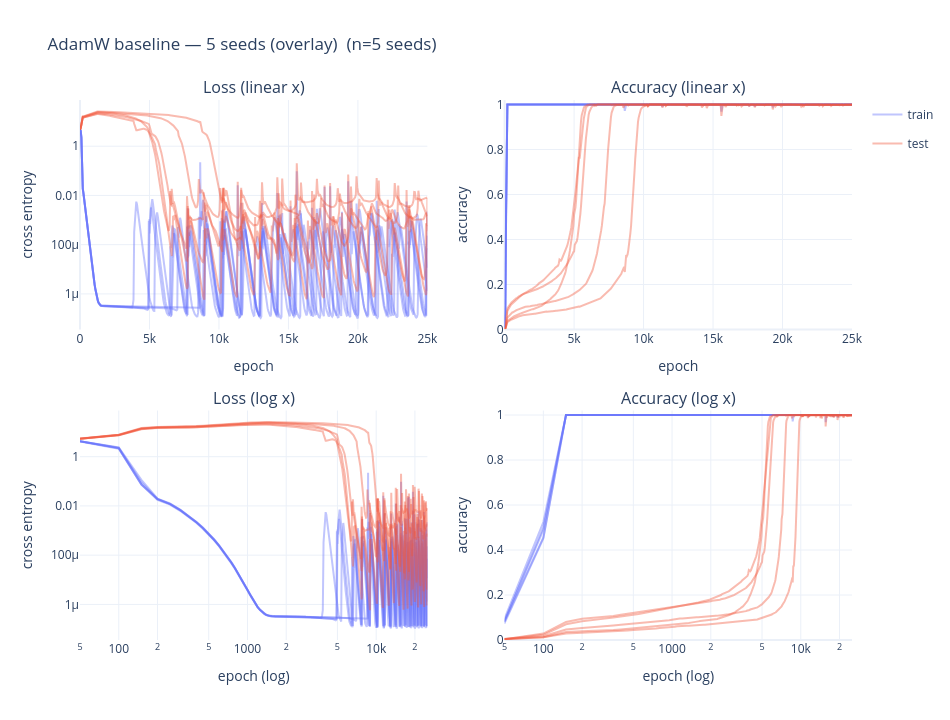

Write notebook code for a chart like this one.
### Code cell
plots.plot_seeds_overlay(results, title="AdamW baseline — 5 seeds (overlay)")

### Figure 1 — Plotly figure (JSON) as saved in the notebook; plotly's stock layout.template omitted (floating-point values rounded to 4 significant figures; data arrays with more than 128 entries replaced by an {"elided": "..."} marker saying what was removed)
{"data": [{"hovertext": "seed 0", "legendgroup": "train", "line": {"color": "#636EFA"}, "mode": "lines", "name": "train", "opacity": 0.4, "showlegend": true, "type": "scatter", "x": {"elided": "501 int values"}, "xaxis": "x", "y": {"elided": "501 float values"}, "yaxis": "y"}, {"hovertext": "seed 1", "legendgroup": "train", "line": {"color": "#636EFA"}, "mode": "lines", "name": "train", "opacity": 0.4, "showlegend": false, "type": "scatter", "x": {"elided": "501 int values"}, "xaxis": "x", "y": {"elided": "501 float values"}, "yaxis": "y"}, {"hovertext": "seed 2", "legendgroup": "train", "line": {"color": "#636EFA"}, "mode": "lines", "name": "train", "opacity": 0.4, "showlegend": false, "type": "scatter", "x": {"elided": "501 int values"}, "xaxis": "x", "y": {"elided": "501 float values"}, "yaxis": "y"}, {"hovertext": "seed 3", "legendgroup": "train", "line": {"color": "#636EFA"}, "mode": "lines", "name": "train", "opacity": 0.4, "showlegend": false, "type": "scatter", "x": {"elided": "501 int values"}, "xaxis": "x", "y": {"elided": "501 float values"}, "yaxis": "y"}, {"hovertext": "seed 4", "legendgroup": "train", "line": {"color": "#636EFA"}, "mode": "lines", "name": "train", "opacity": 0.4, "showlegend": false, "type": "scatter", "x": {"elided": "501 int values"}, "xaxis": "x", "y": {"elided": "501 float values"}, "yaxis": "y"}, {"hovertext": "seed 0", "legendgroup": "test", "line": {"color": "#EF553B"}, "mode": "lines", "name": "test", "opacity": 0.4, "showlegend": true, "type": "scatter", "x": {"elided": "501 int values"}, "xaxis": "x", "y": {"elided": "501 float values"}, "yaxis": "y"}, {"hovertext": "seed 1", "legendgroup": "test", "line": {"color": "#EF553B"}, "mode": "lines", "name": "test", "opacity": 0.4, "showlegend": false, "type": "scatter", "x": {"elided": "501 int values"}, "xaxis": "x", "y": {"elided": "501 float values"}, "yaxis": "y"}, {"hovertext": "seed 2", "legendgroup": "test", "line": {"color": "#EF553B"}, "mode": "lines", "name": "test", "opacity": 0.4, "showlegend": false, "type": "scatter", "x": {"elided": "501 int values"}, "xaxis": "x", "y": {"elided": "501 float values"}, "yaxis": "y"}, {"hovertext": "seed 3", "legendgroup": "test", "line": {"color": "#EF553B"}, "mode": "lines", "name": "test", "opacity": 0.4, "showlegend": false, "type": "scatter", "x": {"elided": "501 int values"}, "xaxis": "x", "y": {"elided": "501 float values"}, "yaxis": "y"}, {"hovertext": "seed 4", "legendgroup": "test", "line": {"color": "#EF553B"}, "mode": "lines", "name": "test", "opacity": 0.4, "showlegend": false, "type": "scatter", "x": {"elided": "501 int values"}, "xaxis": "x", "y": {"elided": "501 float values"}, "yaxis": "y"}, {"hovertext": "seed 0", "legendgroup": "train", "line": {"color": "#636EFA"}, "mode": "lines", "name": "train", "opacity": 0.4, "showlegend": false, "type": "scatter", "x": {"elided": "501 int values"}, "xaxis": "x2", "y": {"elided": "501 float values"}, "yaxis": "y2"}, {"hovertext": "seed 1", "legendgroup": "train", "line": {"color": "#636EFA"}, "mode": "lines", "name": "train", "opacity": 0.4, "showlegend": false, "type": "scatter", "x": {"elided": "501 int values"}, "xaxis": "x2", "y": {"elided": "501 float values"}, "yaxis": "y2"}, {"hovertext": "seed 2", "legendgroup": "train", "line": {"color": "#636EFA"}, "mode": "lines", "name": "train", "opacity": 0.4, "showlegend": false, "type": "scatter", "x": {"elided": "501 int values"}, "xaxis": "x2", "y": {"elided": "501 float values"}, "yaxis": "y2"}, {"hovertext": "seed 3", "legendgroup": "train", "line": {"color": "#636EFA"}, "mode": "lines", "name": "train", "opacity": 0.4, "showlegend": false, "type": "scatter", "x": {"elided": "501 int values"}, "xaxis": "x2", "y": {"elided": "501 float values"}, "yaxis": "y2"}, {"hovertext": "seed 4", "legendgroup": "train", "line": {"color": "#636EFA"}, "mode": "lines", "name": "train", "opacity": 0.4, "showlegend": false, "type": "scatter", "x": {"elided": "501 int values"}, "xaxis": "x2", "y": {"elided": "501 float values"}, "yaxis": "y2"}, {"hovertext": "seed 0", "legendgroup": "test", "line": {"color": "#EF553B"}, "mode": "lines", "name": "test", "opacity": 0.4, "showlegend": false, "type": "scatter", "x": {"elided": "501 int values"}, "xaxis": "x2", "y": {"elided": "501 float values"}, "yaxis": "y2"}, {"hovertext": "seed 1", "legendgroup": "test", "line": {"color": "#EF553B"}, "mode": "lines", "name": "test", "opacity": 0.4, "showlegend": false, "type": "scatter", "x": {"elided": "501 int values"}, "xaxis": "x2", "y": {"elided": "501 float values"}, "yaxis": "y2"}, {"hovertext": "seed 2", "legendgroup": "test", "line": {"color": "#EF553B"}, "mode": "lines", "name": "test", "opacity": 0.4, "showlegend": false, "type": "scatter", "x": {"elided": "501 int values"}, "xaxis": "x2", "y": {"elided": "501 float values"}, "yaxis": "y2"}, {"hovertext": "seed 3", "legendgroup": "test", "line": {"color": "#EF553B"}, "mode": "lines", "name": "test", "opacity": 0.4, "showlegend": false, "type": "scatter", "x": {"elided": "501 int values"}, "xaxis": "x2", "y": {"elided": "501 float values"}, "yaxis": "y2"}, {"hovertext": "seed 4", "legendgroup": "test", "line": {"color": "#EF553B"}, "mode": "lines", "name": "test", "opacity": 0.4, "showlegend": false, "type": "scatter", "x": {"elided": "501 int values"}, "xaxis": "x2", "y": {"elided": "501 float values"}, "yaxis": "y2"}, {"hovertext": "seed 0", "legendgroup": "train", "line": {"color": "#636EFA"}, "mode": "lines", "name": "train", "opacity": 0.4, "showlegend": false, "type": "scatter", "x": {"elided": "501 int values"}, "xaxis": "x3", "y": {"elided": "501 float values"}, "yaxis": "y3"}, {"hovertext": "seed 1", "legendgroup": "train", "line": {"color": "#636EFA"}, "mode": "lines", "name": "train", "opacity": 0.4, "showlegend": false, "type": "scatter", "x": {"elided": "501 int values"}, "xaxis": "x3", "y": {"elided": "501 float values"}, "yaxis": "y3"}, {"hovertext": "seed 2", "legendgroup": "train", "line": {"color": "#636EFA"}, "mode": "lines", "name": "train", "opacity": 0.4, "showlegend": false, "type": "scatter", "x": {"elided": "501 int values"}, "xaxis": "x3", "y": {"elided": "501 float values"}, "yaxis": "y3"}, {"hovertext": "seed 3", "legendgroup": "train", "line": {"color": "#636EFA"}, "mode": "lines", "name": "train", "opacity": 0.4, "showlegend": false, "type": "scatter", "x": {"elided": "501 int values"}, "xaxis": "x3", "y": {"elided": "501 float values"}, "yaxis": "y3"}, {"hovertext": "seed 4", "legendgroup": "train", "line": {"color": "#636EFA"}, "mode": "lines", "name": "train", "opacity": 0.4, "showlegend": false, "type": "scatter", "x": {"elided": "501 int values"}, "xaxis": "x3", "y": {"elided": "501 float values"}, "yaxis": "y3"}, {"hovertext": "seed 0", "legendgroup": "test", "line": {"color": "#EF553B"}, "mode": "lines", "name": "test", "opacity": 0.4, "showlegend": false, "type": "scatter", "x": {"elided": "501 int values"}, "xaxis": "x3", "y": {"elided": "501 float values"}, "yaxis": "y3"}, {"hovertext": "seed 1", "legendgroup": "test", "line": {"color": "#EF553B"}, "mode": "lines", "name": "test", "opacity": 0.4, "showlegend": false, "type": "scatter", "x": {"elided": "501 int values"}, "xaxis": "x3", "y": {"elided": "501 float values"}, "yaxis": "y3"}, {"hovertext": "seed 2", "legendgroup": "test", "line": {"color": "#EF553B"}, "mode": "lines", "name": "test", "opacity": 0.4, "showlegend": false, "type": "scatter", "x": {"elided": "501 int values"}, "xaxis": "x3", "y": {"elided": "501 float values"}, "yaxis": "y3"}, {"hovertext": "seed 3", "legendgroup": "test", "line": {"color": "#EF553B"}, "mode": "lines", "name": "test", "opacity": 0.4, "showlegend": false, "type": "scatter", "x": {"elided": "501 int values"}, "xaxis": "x3", "y": {"elided": "501 float values"}, "yaxis": "y3"}, {"hovertext": "seed 4", "legendgroup": "test", "line": {"color": "#EF553B"}, "mode": "lines", "name": "test", "opacity": 0.4, "showlegend": false, "type": "scatter", "x": {"elided": "501 int values"}, "xaxis": "x3", "y": {"elided": "501 float values"}, "yaxis": "y3"}, {"hovertext": "seed 0", "legendgroup": "train", "line": {"color": "#636EFA"}, "mode": "lines", "name": "train", "opacity": 0.4, "showlegend": false, "type": "scatter", "x": {"elided": "501 int values"}, "xaxis": "x4", "y": {"elided": "501 float values"}, "yaxis": "y4"}, {"hovertext": "seed 1", "legendgroup": "train", "line": {"color": "#636EFA"}, "mode": "lines", "name": "train", "opacity": 0.4, "showlegend": false, "type": "scatter", "x": {"elided": "501 int values"}, "xaxis": "x4", "y": {"elided": "501 float values"}, "yaxis": "y4"}, {"hovertext": "seed 2", "legendgroup": "train", "line": {"color": "#636EFA"}, "mode": "lines", "name": "train", "opacity": 0.4, "showlegend": false, "type": "scatter", "x": {"elided": "501 int values"}, "xaxis": "x4", "y": {"elided": "501 float values"}, "yaxis": "y4"}, {"hovertext": "seed 3", "legendgroup": "train", "line": {"color": "#636EFA"}, "mode": "lines", "name": "train", "opacity": 0.4, "showlegend": false, "type": "scatter", "x": {"elided": "501 int values"}, "xaxis": "x4", "y": {"elided": "501 float values"}, "yaxis": "y4"}, {"hovertext": "seed 4", "legendgroup": "train", "line": {"color": "#636EFA"}, "mode": "lines", "name": "train", "opacity": 0.4, "showlegend": false, "type": "scatter", "x": {"elided": "501 int values"}, "xaxis": "x4", "y": {"elided": "501 float values"}, "yaxis": "y4"}, {"hovertext": "seed 0", "legendgroup": "test", "line": {"color": "#EF553B"}, "mode": "lines", "name": "test", "opacity": 0.4, "showlegend": false, "type": "scatter", "x": {"elided": "501 int values"}, "xaxis": "x4", "y": {"elided": "501 float values"}, "yaxis": "y4"}, {"hovertext": "seed 1", "legendgroup": "test", "line": {"color": "#EF553B"}, "mode": "lines", "name": "test", "opacity": 0.4, "showlegend": false, "type": "scatter", "x": {"elided": "501 int values"}, "xaxis": "x4", "y": {"elided": "501 float values"}, "yaxis": "y4"}, {"hovertext": "seed 2", "legendgroup": "test", "line": {"color": "#EF553B"}, "mode": "lines", "name": "test", "opacity": 0.4, "showlegend": false, "type": "scatter", "x": {"elided": "501 int values"}, "xaxis": "x4", "y": {"elided": "501 float values"}, "yaxis": "y4"}, {"hovertext": "seed 3", "legendgroup": "test", "line": {"color": "#EF553B"}, "mode": "lines", "name": "test", "opacity": 0.4, "showlegend": false, "type": "scatter", "x": {"elided": "501 int values"}, "xaxis": "x4", "y": {"elided": "501 float values"}, "yaxis": "y4"}, {"hovertext": "seed 4", "legendgroup": "test", "line": {"color": "#EF553B"}, "mode": "lines", "name": "test", "opacity": 0.4, "showlegend": false, "type": "scatter", "x": {"elided": "501 int values"}, "xaxis": "x4", "y": {"elided": "501 float values"}, "yaxis": "y4"}], "layout": {"annotations": [{"font": {"size": 16}, "showarrow": false, "text": "Loss (linear x)", "x": 0.225, "xanchor": "center", "xref": "paper", "y": 1, "yanchor": "bottom", "yref": "paper"}, {"font": {"size": 16}, "showarrow": false, "text": "Accuracy (linear x)", "x": 0.775, "xanchor": "center", "xref": "paper", "y": 1, "yanchor": "bottom", "yref": "paper"}, {"font": {"size": 16}, "showarrow": false, "text": "Loss (log x)", "x": 0.225, "xanchor": "center", "xref": "paper", "y": 0.425, "yanchor": "bottom", "yref": "paper"}, {"font": {"size": 16}, "showarrow": false, "text": "Accuracy (log x)", "x": 0.775, "xanchor": "center", "xref": "paper", "y": 0.425, "yanchor": "bottom", "yref": "paper"}], "height": 720, "title": {"text": "AdamW baseline — 5 seeds (overlay)  (n=5 seeds)"}, "width": 950, "xaxis": {"anchor": "y", "domain": [0, 0.45], "title": {"text": "epoch"}, "type": "linear"}, "xaxis2": {"anchor": "y2", "domain": [0.55, 1], "title": {"text": "epoch"}, "type": "linear"}, "xaxis3": {"anchor": "y3", "domain": [0, 0.45], "title": {"text": "epoch (log)"}, "type": "log"}, "xaxis4": {"anchor": "y4", "domain": [0.55, 1], "title": {"text": "epoch (log)"}, "type": "log"}, "yaxis": {"anchor": "x", "domain": [0.575, 1], "title": {"text": "cross entropy"}, "type": "log"}, "yaxis2": {"anchor": "x2", "domain": [0.575, 1], "range": [0, 1.02], "title": {"text": "accuracy"}}, "yaxis3": {"anchor": "x3", "domain": [0, 0.425], "title": {"text": "cross entropy"}, "type": "log"}, "yaxis4": {"anchor": "x4", "domain": [0, 0.425], "range": [0, 1.02], "title": {"text": "accuracy"}}}}
